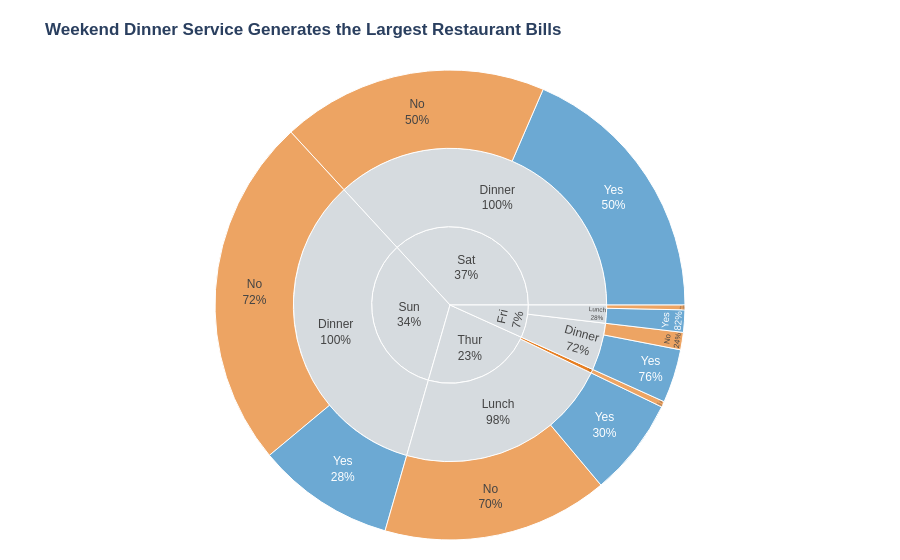

Notebook source saved alongside this figure:
### Markdown cell above
## Task 2 — Sunburst: tipping behaviour by day and meal time

**What to build:** A sunburst chart using the built-in `tips` dataset showing how **total bill amount** is distributed across day → time → smoker status.

**Requirements:**
- Load tips with `px.data.tips()`
- Aggregate **total bill** (sum of `total_bill`) per group — not count
- Hierarchy: `path=['day', 'time', 'smoker']`
- Colour encodes smoker status with a CVD-safe blue/orange palette
- Grey out parent nodes (day and time level)
- Use `percent parent` for text labels
- Insight title describing where the most spending happens

> 💡 `tips.groupby(['day', 'time', 'smoker'])['total_bill'].sum().reset_index()`

### Code cell
# Task 2
# YOUR CODE HERE
# Load tips dataset
tips = px.data.tips()

# Aggregate total bill by day, time, and smoker status
tips_grouped = (
    tips.groupby(['day', 'time', 'smoker'])['total_bill']
    .sum()
    .reset_index()
)

# Create sunburst chart
fig2 = px.sunburst(
    tips_grouped,
    path=['day', 'time', 'smoker'],
    values='total_bill',
    color='smoker',

    color_discrete_map={
        'Yes': '#2E86C1',
        'No': '#E67E22',
        '(?)': '#D6DBDF'
    },

    title='<b>Weekend Dinner Service Generates the Largest Restaurant Bills</b>'
)

# Improve labels and hover info
fig2.update_traces(
    textinfo='label+percent parent',

    marker=dict(
        line=dict(color='white', width=1)
    ),

    hovertemplate='<b>%{label}</b><br>Total Bill: $%{value:.2f}<extra></extra>'
)

fig2.update_layout(
    margin=dict(t=70, l=20, r=20, b=20),
    font=dict(family='Arial')
)

fig2.show()

### Figure 1 — Plotly figure (JSON) as saved in the notebook; plotly's stock layout.template omitted (floating-point values rounded to 4 significant figures)
{"data": [{"branchvalues": "total", "customdata": [["(?)"], ["(?)"], ["(?)"], ["(?)"], ["(?)"], ["(?)"], ["(?)"], ["(?)"], ["(?)"], ["No"], ["No"], ["No"], ["No"], ["No"], ["No"], ["No"], ["Yes"], ["Yes"], ["Yes"], ["Yes"], ["Yes"]], "domain": {"x": [0, 1], "y": [0, 1]}, "hovertemplate": "<b>%{label}</b><br>Total Bill: $%{value:.2f}<extra></extra>", "ids": ["Thur", "Sat", "Fri", "Thur/Lunch", "Sun/Dinner", "Sat/Dinner", "Fri/Lunch", "Fri/Dinner", "Sun", "Thur/Dinner", "Fri/Dinner/No", "Thur/Dinner/No", "Sun/Dinner/No", "Sat/Dinner/No", "Fri/Lunch/No", "Thur/Lunch/No", "Sun/Dinner/Yes", "Sat/Dinner/Yes", "Fri/Lunch/Yes", "Fri/Dinner/Yes", "Thur/Lunch/Yes"], "labels": ["Thur", "Sat", "Fri", "Lunch", "Dinner", "Dinner", "Lunch", "Dinner", "Sun", "Dinner", "No", "No", "No", "No", "No", "No", "Yes", "Yes", "Yes", "Yes", "Yes"], "marker": {"colors": ["#D6DBDF", "#D6DBDF", "#D6DBDF", "#D6DBDF", "#D6DBDF", "#D6DBDF", "#D6DBDF", "#D6DBDF", "#D6DBDF", "#E67E22", "#E67E22", "#E67E22", "#E67E22", "#E67E22", "#E67E22", "#E67E22", "#2E86C1", "#2E86C1", "#2E86C1", "#2E86C1", "#2E86C1"], "line": {"color": "white", "width": 1}}, "name": "", "parents": ["", "", "", "Thur", "Sun", "Sat", "Fri", "Fri", "", "Thur", "Fri/Dinner", "Thur/Dinner", "Sun/Dinner", "Sat/Dinner", "Fri/Lunch", "Thur/Lunch", "Sun/Dinner", "Sat/Dinner", "Fri/Lunch", "Fri/Dinner", "Thur/Lunch"], "textinfo": "label+percent parent", "type": "sunburst", "values": [1096.0, 1778.0, 325.9, 1078.0, 1627.0, 1778.0, 89.92, 236.0, 1627.0, 18.78, 57.7, 18.78, 1169.0, 884.8, 15.98, 751.3, 458.3, 893.6, 73.94, 178.3, 326.2]}], "layout": {"font": {"family": "Arial"}, "legend": {"tracegroupgap": 0}, "margin": {"b": 20, "l": 20, "r": 20, "t": 70}, "title": {"text": "<b>Weekend Dinner Service Generates the Largest Restaurant Bills</b>"}}}
